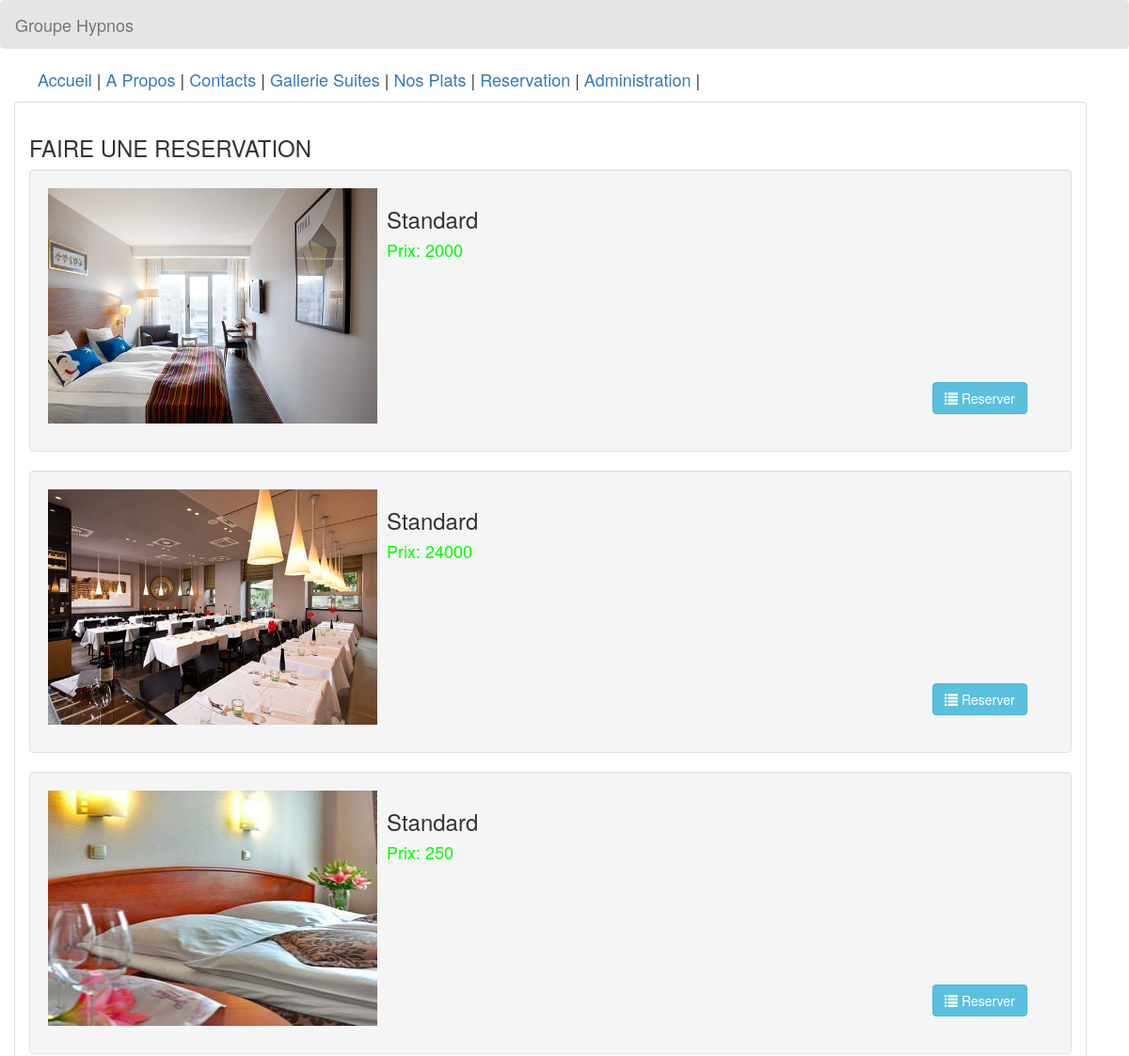
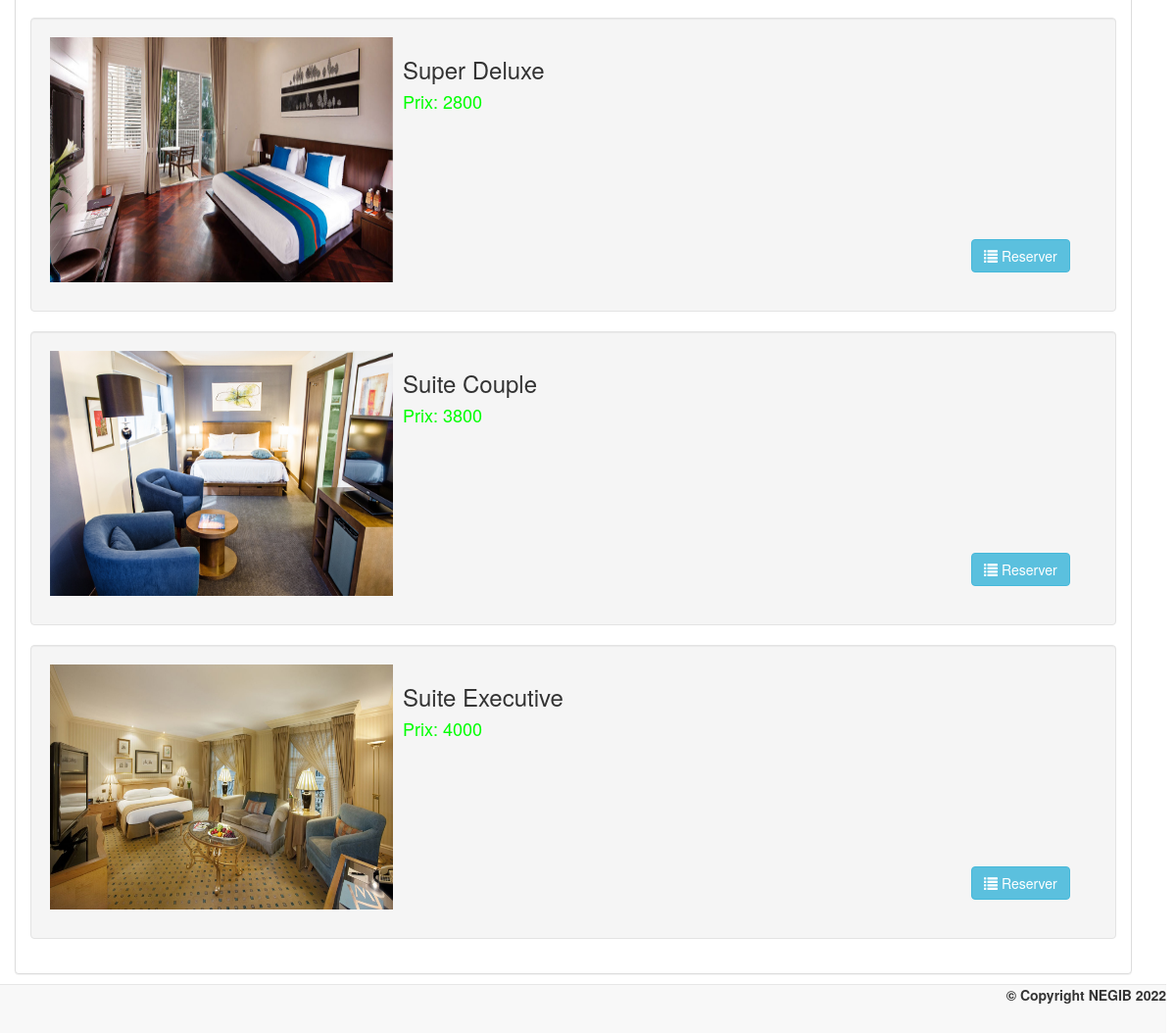
The app's page /reservation.php with its own data (2 pictures, top to bottom).
### tables this page shows
CREATE TABLE IF NOT EXISTS `room` (
  `room_id` int(11) NOT NULL AUTO_INCREMENT,
  `room_type` varchar(50) NOT NULL,
  `price` varchar(11) NOT NULL,
  `photo` varchar(100) NOT NULL,
  PRIMARY KEY (`room_id`)
);

### reservation.php (the view, shortened to what this page needs)
<!DOCTYPE html>
<html lang = "en">
	<head>
		<link rel = "stylesheet" type = "text/css" href = "css/bootstrap.css " />
		<link rel = "stylesheet" type = "text/css" href = "css/style.css" />
	</head>
<body>
	<nav style = "background-color:rgba(0, 0, 0, 0.1);" class = "navbar navbar-default">
		<div  class = "container-fluid">
			<div class = "navbar-header">
			<a class = "navbar-brand" >Groupe Hypnos</a>
			</div>
		</div>
	</nav>
	<ul id = "menu">
		<li><a href = "index.php">Accueil</a></li> |
		<li><a href = "aboutus.php">A Propos </a></li> |
		<li><a href = "contactus.php">Contacts</a></li> |
		<li><a href = "gallery.php">Gallerie Suites</a></li> |
		<li><a href = "dineandlounge.php">Nos Plats</a></li> |
		<li><a href = "reservation.php">Reservation</a></li> |
		<li><a href = "admin/index.php">Administration</a></li> |
	</ul>
	<div style = "margin-left:0;" class = "container">
		<div class = "panel panel-default">
			<div class = "panel-body">
				<strong><h3>FAIRE UNE RESERVATION </h3></strong>
				<?php
					require_once 'admin/connect.php';
					$query = $conn->query("SELECT * FROM `room` ORDER BY `price` ASC") or die(mysql_error());
					while($fetch = $query->fetch_array()){
				?>
					<div class = "well" style = "height:300px; width:100%;">
						<div style = "float:left;">
							<img src = "photo/<?php echo $fetch['photo']?>" height = "250" width = "350"/>
						</div>
						<div style = "float:left; margin-left:10px;">
							<h3><?php echo $fetch['room_type']?></h3>
							<h4 style = "color:#00ff00;"><?php echo "Prix: ".$fetch['price'].""?></h4>
							<br /><br /><br /><br /><br /><br />
							<a style = "margin-left:580px;" href = "add_reserve.php?room_id=<?php echo $fetch['room_id']?>" class = "btn btn-info"><i class = "glyphicon glyphicon-list"></i> Reserver</a>
						</div>
					</div>
				<?php
					}
				?>
			</div>
		</div>
	</div>
	<br />
	<br />
	<div style = "text-align:right; margin-right:10px;" class = "navbar navbar-default navbar-fixed-bottom">
		<label>&copy; Copyright NEGIB 2022 </label>
	</div>
</body>
</html>

### css/style.css (style rules this page uses)
#menu { list-style-type:none; font-size:18px; }
#menu li { display:inline; }

### records on screen
room: photo (picture), room_type "Standard", price "2000"
room: photo (picture), room_type "Standard", price "24000"
room: photo (picture), room_type "Standard", price "250"
room: photo (picture), room_type "Super Deluxe", price "2800"
room: photo (picture), room_type "Suite Couple", price "3800"
room: photo (picture), room_type "Suite Executive", price "4000"
